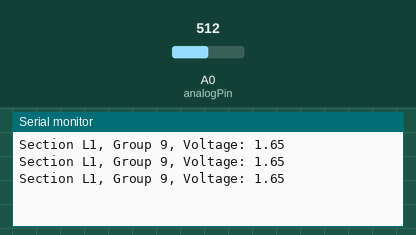
Simulated run of this sketch. Board: Arduino Uno, built with avr-gcc and run on an emulated ATmega328P. Parts: the last lines printed to the serial monitor. Inputs (shaded band) come from the test bench; at power-on: A0 (analogPin) = 512.

Above: at 1.3 s.
1.4 s: A0 (analogPin) set to 716
At 1.9 s:
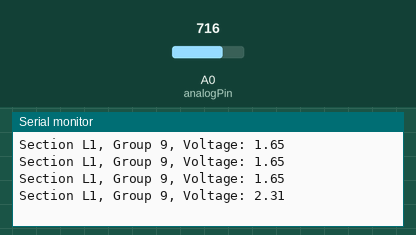
2.9 s: A0 (analogPin) set to 900
At 3.4 s:
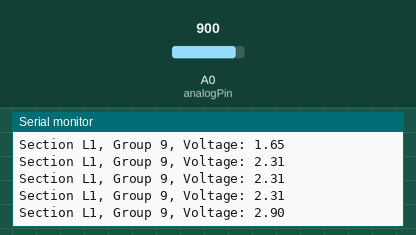
Timing chart, 0 to 5.9 s (numbered marks = the images above; inputs shaded):
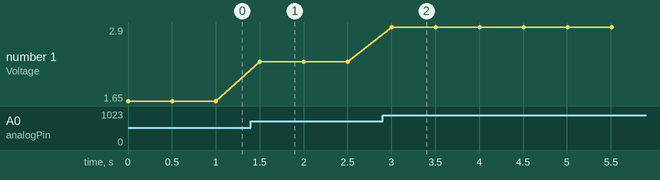

Measured:
- after the input at 1.4 s, the serial monitor: prints a new line after 0.10 s (image 1)
- after the input at 2.9 s, the serial monitor: prints a new line after 0.10 s (image 2)
- plotted number 1: 1.65 → 2.31 after the input at 1.4 s, 2.31 → 2.9 after the input at 2.9 s

The sketch:

Exp2.ino
```cpp
int analogPin = A0;

void setup() {
  // put your setup code here, to run once:
  pinMode(analogPin, INPUT);   //A0
  // analogReference(EXTERNAL);
  Serial.begin(9600);
}

void loop() {
  // put your main code here, to run repeatedly:
  float volt = ((float)analogRead(analogPin)/1023.0)*3.3;

  Serial.print("Section L1, Group 9, Voltage: ");
  Serial.print(volt);
  Serial.println("");

  delay(500);
}
```
